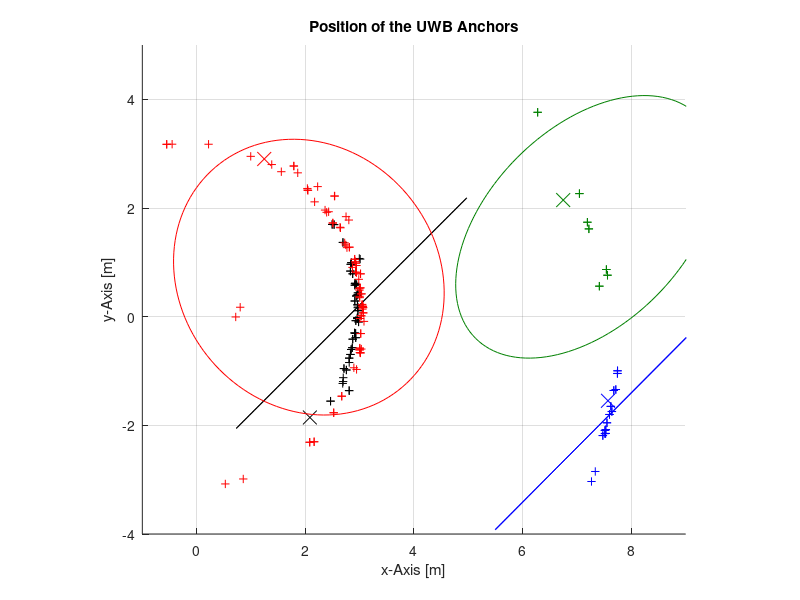
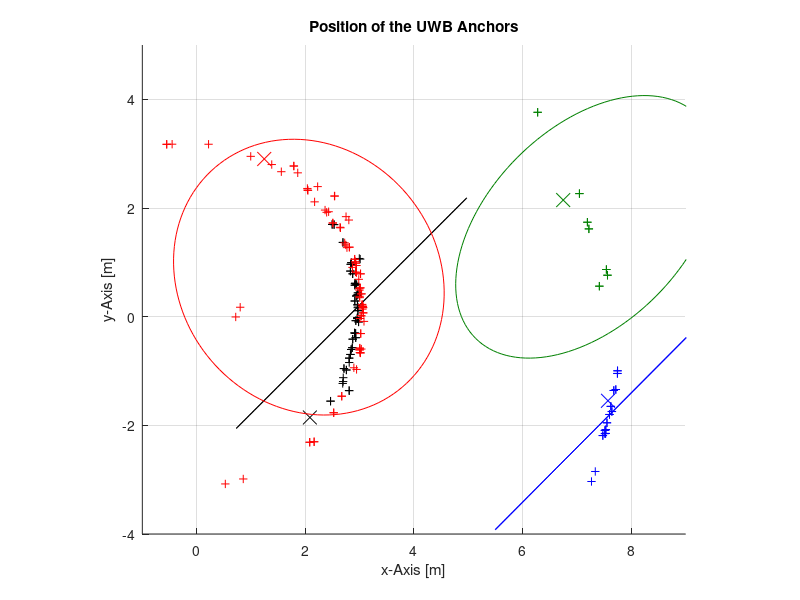

Reproduce these figures in MATLAB, in order.
close all;
clear all;

gr = [0, 0.5, 0];

x_min = -1;
x_max = 9;
y_min = -4;
y_max = 5;

% 2024-10-04:
%x1 = [-0.9198340787545334,-0.8465898467499947,-0.8866808587564851,-0.9018771454954714,-0.8595862201155208,-0.8159032290871387,-0.8801953088031179,-0.877600398953118,-0.8537776077950215,-0.8460956544309719,-0.9266829818788902,-0.9577718072188074,-0.9325478974897311,-0.938827818330552,-0.873945871024185,-0.8632237960806591,-0.9175065554651939,-0.7782834679196898,-0.9077842177293819,-0.8364860273745064,-0.7655066288957648,-0.7593267518397042,-0.8339347630166684,-0.8656570747615703,-0.8786273656182989,-0.7202651654322044,-0.936927767917141,-0.8640031733585072,-0.9130225802821311,-0.8079651322632716,-0.9378419214021667,-0.9005261120874996,-0.9612731210373818,-0.8701449712857215,-0.9367377648755076];
%y1 = [-1.1450934689695171,-1.1885843119271702,-1.1278269411428703,-1.1631661338642223,-1.1864439387968104,-1.18070655169846,-1.1767470452683446,-1.1617560059210388,-1.121709918713124,-1.1749129256553077,-1.1583048526353243,-1.0994074620034395,-1.1540881233163174,-1.1405919617904343,-1.1537375791871167,-1.1753751495130502,-1.1914366378886874,-1.2458725098534624,-1.1956815787354518,-1.2335894358062585,-1.2193178242161007,-1.246008299063559,-1.2089484118596212,-1.1764985529821321,-1.163086653401064,-1.1706230119254053,-1.1397280732612138,-1.147912020259231,-1.0971744204549723,-1.1833747123241607,-1.1182395412991113,-1.2024217365593655,-1.1127861142966848,-1.1329783501240445,-1.1710619907290494];
%x2 = [0.083379954251565,0.3519886438888889,0.16911524542387282,0.3415765411637067,0.2745741171716098,0.0720158555541632,0.15367520309937477,0.25241884101132905,0.14069334090627805,0.165692303180648,0.13884748759788745,0.026782180073187452,0.1707396792128379,0.3201119102972446,0.17712320535286064,0.2438638266067794,0.12936710579579597,0.3195589179470839,0.23593024402204943,0.2575668701961923,0.29268333923551376,0.32886000420762845,0.29191527393330763,0.3840268124447877,0.05458871706113877,0.22776407683457134,0.07733916808369709,0.16766492926880688,0.3223577741360024,0.14676628472212436,0.18554737365743615,-0.0003649061291930381];
%y2 = [2.059642451090125,2.019230985106214,2.022733194171977,2.027757051511316,2.013196944918475,2.062012188225443,2.0301054706136754,1.9967890359898086,2.051048002365438,2.014752693159672,2.019229289191664,2.0524255610921163,2.0049034865240443,2.0214156617202876,2.064479479037655,2.0011520772738676,2.0427716066719284,1.991570676639775,2.0368084284780927,2.0254378623552673,1.9964718672257091,2.003873244976571,2.0235349013445614,2.0333339258005156,2.0482057989666993,2.007142259597891,2.0304862045554577,2.040583780943381,2.0059846132874926,2.034912945283397,2.024027907059044,2.079951671563173];
%x3 = [2.955848853797952,2.8620810335680376,2.921461990756976,2.9187259475946186,3.0265107981131965,3.1419071848666635,3.009859059062354,2.997093135847663,3.021702640076355,3.039834360792331,2.99259048930591,3.1561697488269194,3.2077927219019444,3.175030892999262,3.1512155850863923,3.2437192940470503,3.171363351066106,3.1882808965929175,2.8586094609157864,2.8856525782339966,2.9693053828444644,2.9759123766101396,2.9522109469517677,3.0209307094411857,2.950368388752721,2.952857652652461,2.9080677308678613];
%y3 = [0.7467652011939541,0.8222703449659894,0.677546330799972,0.7102993596347928,0.5450363857055549,0.6137296144145997,0.5510891035786193,0.5524682140754492,0.5465732179347804,0.33235582900236654,0.5201498493687543,0.4243554174636181,0.4718410944378435,0.49588386606226,0.42508250919400614,0.349246508455115,0.6099120789911175,0.4472999799229648,0.8514221017704013,0.7841421025268805,0.7038648699352305,0.5147234002419806,0.7331232637279216,0.6994641462964385,0.671499631331282,0.810971033977373,0.7698466777422242];
%x4 = [2.158320656417089,2.196794335434142,2.3030478913282044,2.2237360781182924,2.2303612804580095,2.217893426586877,2.2864073279567623,2.1671919889120606,2.2690699102540397,2.261164745992411,2.1310590871541826,2.134469850553002,2.2136939155430024,2.255493786796226,2.1957415348427265,2.0766509770035024,2.2164158608789624,2.216257976049579,2.2079993623863894,2.2298949065562765,2.2524027874208303,2.1442410646333396,2.1787503748105475,2.235646585529491,2.33288102686239,2.2190443486654297,2.2622949547910705,2.228939314041421,2.144616287968883,2.261566742006765,2.1933897459441725,2.1660178762751556,2.1753133801336286];
%y4 = [-1.4035206750860802,-1.339787289624248,-1.2208857493192031,-1.28719163372242,-1.3029749933818697,-1.2796859473229865,-1.246394508529289,-1.3684134884319548,-1.2482567658045836,-1.2474929395658632,-1.3842611428276836,-1.3897249815586228,-1.279510426321576,-1.2188757146015754,-1.3260056044105635,-1.4952009182156447,-1.2682624495487334,-1.255404345345409,-1.292147451856866,-1.2837485364383392,-1.2384065602382555,-1.3559287171939705,-1.354783044087578,-1.2750764947768372,-1.1758811792299568,-1.234521284260731,-1.2880596036383858,-1.2778798887106555,-1.382199441406799,-1.2424312696190098,-1.3451000653313228,-1.333470053396136,-1.3544808679700335];
%anchorTruth = [-0.9670285524110119, -1.115298895998488, 0.41976442986730755, 1.7608554426565388, 2.6605936288136114, 0.6909008300071113, 1.8171807286929316, -1.7764722462193185];

% 2024-10-09:
%x1 = [2.708719957876539,2.8805741201980486,2.7156510412904256,2.913844100281679,2.8142438735422868,2.926371176968426,2.9227528161655334,2.7254061391611972,2.852636465039579,2.8849649892402285,2.73951016106458,2.8715871440454146,2.762668187146525,2.782914029412006,2.616872903248357];
%y1 = [-1.32719672724365,-0.8203312538540567,-1.3372933120952804,-0.8196227914352285,-1.088278382153147,-0.9466086154790256,-0.9117560142235865,-1.1979807344671474,-0.930619104354776,-0.9983162193966816,-1.204514213757643,-0.8700476751078094,-1.1686107014324498,-1.1092520922009474,-1.4913058905120404];
%x2 = [2.9966647221132923,3.0367251498644765,3.114451649788412,3.262539132114943,2.9238419359918084,3.524035171808983,2.8526678333528683,2.724387410794566,3.059501921900614,3.0683260523974014,2.8927031983522027,2.78228762460508,4.0552448325733295];
%y2 = [3.631731653155755,3.627096627087673,3.5387922544582198,3.4620856651364336,3.727703229868859,3.133946098627567,3.801712837949972,3.8721223360955164,3.574902198861938,3.637285858079114,3.7490006870553447,3.87702551814795,2.6956479569995357];
%x3 = [-0.9789964455488572,-0.5799571638629435,-1.4255485663008918,-0.9748291970840093,-0.7085721946665888,-1.1489281566118839,-0.959789901015973,-1.5890355628260089,-0.9364906911506288,-0.049650458523930685,-0.6516206243804218];
%y3 = [4.141774175367911,4.216907459316588,4.008362511964313,4.146598972444581,4.212258177216724,4.106940257365706,4.146574445865993,3.9537010321363057,4.166537458885786,4.2473295210408235,4.1715603449813];
%x4 = [-1.0367223692278027,-0.8180555726568708,-0.7903834516289572,-0.7890913471803842,-0.864484779973942,-1.0629847921599986,-0.9028724392328427,-0.7843508724742971,-1.162594135334551,-1.1558685446938834,-0.7640446089397396,-1.0259736212486177,-0.8288836888966065,-0.7544667721182877,-1.1223993488730017,-1.144942517876225];
%y4 = [-1.4985168900725643,-1.5675323324516588,-1.6033203006387167,-1.5723429909708981,-1.5332696073261571,-1.5191633207225275,-1.592436823836354,-1.5865264902457556,-1.712962144515207,-1.728049338349936,-1.6013374617734535,-1.525014206576117,-1.560727963823129,-1.561327160443296,-1.5879269781036496,-1.561155631704978];
%anchorTruth = [2.5630841778782996, -1.3580147493403998, 2.9464126755035194, 3.6795168541642895, -0.8523943203633499, 4.1839853667673, -1.231541426834111, -1.5125745508132347];

% 2024-10-11:
%x1 = [2.2447879086937252,2.277516062011205,2.261417906710736,2.375949744803681,2.1824757152008276,2.2098446205022557,2.292741840773509,2.175145163786462,2.292205361665086,2.2615427024135104];
%y1 = [-1.2088343588538888,-1.132804165970375,-1.2266210302407181,-0.9667976707199871,-1.2675067805973697,-1.234830547780368,-1.1136850639182778,-1.3087374510877767,-1.0965585081084648,-1.1706330658043607];
%x2 = [-1.3492870216458894,-1.2046787134644903,-1.1219528576082456,-1.3340846442458782,-0.7318407555217094,-1.3632132357538151,-1.5456763157245907,-1.126953194440105,-1.3601857370747643,-1.260219458646271];
%y2 = [2.3506619802626187,2.3979641351441514,2.4311959536210006,2.461425078594944,2.635120952009554,2.434285459317437,2.239567435381078,2.3798136107521453,2.346614145592933,2.408485375843474];
%x3 = [1.1499221645594113,1.1437509843583118,1.031002198271041,1.1515957226279019,1.3773867118193175,1.2374005347096448,1.4525364291850185,1.4046083501801,1.3608221341136901];
%y3 = [-1.3436114320290304,-1.3351564525192157,-1.5366164956718307,-1.329303073066122,-1.093443241256978,-1.2966492677844563,-0.8857346928598101,-1.0922756314622577,-1.171023729474499];
%x4 = [3.371990434452302,3.4826724303194254,3.174526060042085,2.6319099033787348,3.4835811455660126,3.4395348788569238,3.461178944819943,3.526284895904164,3.5145533892664247,3.3998181250515613];
%y4 = [3.1379547522056215,3.0548493057552375,3.392343217983861,3.8167473720025846,3.0478067931520023,3.0982586201458218,3.0555872886864215,2.987814154779483,2.9803741965132917,3.1528650594184113];
%anchorTruth = [2.1064062733943754, -1.2588366872347918, -0.4975648404024999, 2.7376125341719444, 0.20755819566353723, -1.8171979002872012, 2.9713341258014054, 3.3379049925885935];

% 2024-12-12:
%x1 = [0.2565309508383575,0.3972103908271297,0.22846064393110713,0.6200320989944361,0.8847410497872268,0.9883611094832409,0.9319566695906908,0.9899297343698608,-0.32573581066428436,-0.22723385101189184,-0.21098648699147815,-0.2805023191971307,-0.35766083830504436,-0.36426458217393115,-0.5361511912006899,-0.6172864210239155,-0.33936871297477267,-0.5307354324555301,-0.39396792031386113,-0.6109279105377505,0.21584840634763522,-0.41727686779678197,-0.27771187008783127,-0.31638546232261866,-0.29755587502830977,-0.3710763968760563,-0.3769887587786366,-0.22451836309956635,-0.19952140222599846,-0.3303803534860445,-0.7121373467949429,-0.1584522675468485,-0.27564482378145627,-0.4206475801255061,-0.3345686166928983,-0.5405706235862703,-0.4127181404661238,0.04715062655751849,-0.34977285651387446,-0.5296576387104732,-0.3474271662392245,-0.28654441490167093,-0.4475205439106605,-0.3471691310473168,-0.25578850216457466,0.6612940212290532,0.7592348969586159,0.05306071249482734,0.15224978543662404,0.25745223926447025,0.5998563130159026,0.7503394993950608,0.12059890347001884,0.44450914341683584,-0.25819283085628075,-0.401001486694604,-0.677271765078676,-0.43813314719725605,-0.5315026083579272,-0.7377060139514786,-0.4772111544893517];
%y1 = [2.574867706041783,2.5032839969521867,2.6074921573566865,2.5105274960446455,2.422779386365096,2.42653886043889,2.4553978579217954,2.421921627182356,2.4649226720881496,2.441572427600194,2.5034327143397146,2.4468421718115745,2.4623186707203852,2.4408302393322754,2.4256328158473397,2.475561226629753,2.4458554191437814,2.467880833156974,2.4008354769227394,2.435384364637318,2.4739659207700373,2.462508835591723,2.447763143292396,2.4482212699960963,2.4420782660803004,2.4250062266077084,2.4388686695238424,2.4557644064222806,2.4850575423779198,2.441923180692858,2.4529824626167405,2.4440430471486523,2.4873493024461584,2.435495488523979,2.485228645591058,2.4679009214403322,2.4247876608931365,2.422622382425623,2.458969471486917,2.4364423271223994,2.4241678017879917,2.4623147173219064,2.4037351869330665,2.4738986928066122,2.4720403670870787,2.423149787737897,2.458015785729992,2.533856417855941,2.4796328399992205,2.538001433950491,2.4527148878187095,2.4147044547755128,2.7070878134874756,2.7532685060240185,2.753969356768127,2.583465619772088,2.6731765263945624,2.6245888909106805,2.6248015065970476,2.5858591453071917,2.5819090835878185];
%x2 = [-0.1390112816659683,-0.1282519806615436,0.12003255809979649,0.27103522608614194,0.25877169477954853,-0.1899519890696546,-0.3736645158728592,-0.5216396132467436,-0.26002926868659604,-0.5160834175010879,-0.3261761191856976,-0.3483897516235883,0.06550025516973965,0.7817119582569851,-0.041738591932750924,-0.04562942503323818,0.16745562711912285,-0.3656862087405941,-0.36016511375631316,-0.4218915822601634,-0.5170997117015688,-0.2272265747658749,-0.6768279706788913,-0.4549170163770939,-0.45428184977625846,-0.4742433084575566,-0.44254151417640764,-0.5141650080067676,-0.5714448656460981,0.06656274966215357,0.04820677298518383,0.12440352634420856,1.1930886261848497,1.0566451224033238,0.9046945989068382,0.355407633796942];
%y2 = [-1.9195131902148548,-1.881112323158359,-1.9078168996225466,-1.8450289913759672,-1.82475018674964,-1.9264796892932017,-1.829340886338671,-1.8728812607850012,-1.8739941598675365,-1.8697374450974231,-1.8703181735962555,-1.8875210788365213,-1.8723924570560118,-1.6812544828684832,-1.9013527959557597,-1.890924216154509,-1.8678626626146522,-1.8233551032392474,-1.835818671195614,-1.8091686222245318,-1.8103790061809204,-1.8338609876114418,-1.7789313256889674,-1.8526217852103606,-1.8019174031607497,-1.8295516172655197,-1.8135318853388385,-1.810433528076764,-1.826129569898184,-1.880416010437515,-1.8909255731802859,-1.8839290866882548,-1.2542421528563155,-1.3459418642405498,-1.4345151767896491,-1.7811561465688635];
%x3 = [4.264344859504746,4.17249519967673,4.5335681800321455,4.6385350954987885,5.108233580852387,5.130961134650444,5.227147731644926,5.121292337103349,4.3665677458538354,4.264246967990312,4.659752662730884,4.253448098024848,4.346261889389753,4.354800449427269,4.168600270204168,3.9257491813489023,4.265292362999696,4.197020134805571,4.747607994178817,5.303549990549735,5.09367864145248];
%y3 = [3.080319662559759,3.291110258295573,2.735124079436416,2.536185612273108,1.8421682172872194,1.797129484913482,1.8087733810855822,2.015185509355419,2.9531662284545503,3.1459099783497715,2.4147784052958485,3.1476440058401263,2.9597522407762766,3.007571358932485,3.248160513222316,3.5622407213165057,3.0738129499876257,3.228237017526479,2.339292768720895,1.4082554622488397,1.7452108471943168];
%x4 = [3.65292182953461,3.623543393376943,3.5458528563841702,3.982904952626161,4.141327022657035,4.112660818271795,4.174039156750666,4.042973958900761,4.095725636955753,3.710378395311192,3.7146963858573465,3.7604096081072758,3.8468942260578816,3.796385309117947,3.8755447959225275,3.6274065452139514,3.9381791214466606,3.7152353889455396,3.7644018226469527,3.8472982793896704,3.7820406287850274,4.131182064693328,3.9222936936663912,3.755725415857514,3.6243371376939315,3.54983628997638,3.3366533477475677,3.5473052240274545,3.8431055636730864,3.6448440638121102,3.1583768342361536,3.6665613998039146,3.4667623669705776,3.4792910505997092,3.458094127143117,3.4160204338722995,3.7886996136936566,3.7040112918797945,3.59377215282098,3.4664435636440825,3.6278050022812813,3.563736423707914,3.5946105439519145,3.2200241704605177,3.569573084534219,3.8645316878163345,3.836078874872106,3.85867299709014,3.713708487300055,3.533538720967082,3.8210451711380955,3.710968206111845,3.946068909697846,4.131589302786539,4.17301283337738,4.212636246089913,4.030016252263014,4.082009541886091];
%y4 = [-1.6262272195917096,-1.8052838942084202,-1.9447055183760615,-1.1900915771817824,-1.069632478753156,-0.9298166602512903,-0.8927609615023114,-0.9223984863253707,-0.9139902165005869,-1.768849374970583,-1.5983353411011452,-1.623731013669578,-1.3591617014857083,-1.4496886095843893,-1.1233822806446399,-1.7803464018735566,-1.0176783794082869,-1.624171688003779,-1.457948272396607,-1.3569399239428057,-1.4680206555332627,-0.9636331361100167,-1.1314666706108514,-1.4784649978832523,-1.6990386200305885,-1.902574843106999,-2.1980635834947795,-1.7850299679407198,-1.3816328476274198,-1.459140746303811,-2.3812379320065293,-1.6367217908458807,-1.9954760746874565,-1.8597246798600533,-1.8351489496575513,-2.101206393520099,-1.4795986800744167,-1.5407352144062485,-1.794205715899749,-2.0056702216853246,-1.6514921435677012,-1.6659267923869467,-1.6607074052593025,-2.2610133122410474,-1.9289112548691343,-1.2538204238882604,-1.260528085507641,-1.276114483949074,-1.6640124751309726,-1.9331455364018124,-1.2803918623868575,-1.5287555475292127,-1.1637683666440408,-1.0030832128333067,-0.8937781343812817,-0.7925240300414325,-0.9965710732032522,-0.9874488962713938];
%anchorTruth = [-0.3798385067377501, 2.4358729085912505, -0.22007634575127638, -1.8183897373888818, 3.807612861495501, 3.3822442918908, 3.681120840093124, -1.5886253934775008];

% 2024-12-16:
%x1 = [-0.49475087526805583,-0.5169315758285251,-0.5478686546836193,-0.6977172809147175,-0.8111549024108341,-0.7679157840953522,-0.7206110159223391,-0.46867246088368575,-1.020984674248559,-1.0107198192746536,-0.7584395720057302,-0.7635189048457822,-0.46237343281484894,0.28236575343603926,-0.4403206300271683,-0.32355890240431245,0.15287889008308522,0.5982699842151077,0.32773897510182065,0.8600639363603859,0.13063241628397437,-0.5083306449647025,-0.7046777748951716,-0.8432978697696067,-0.46788383465571415,-0.7420008951034053,0.019319963095522086,0.08042992766595514,0.42209362659568694];
%y1 = [2.1285450678214164,2.1649511546481324,2.102609756278518,2.001549843050652,2.0858186582482174,2.0564897539314764,2.0658739638884405,2.2428984009581643,1.995530281323429,1.880240520986169,2.047832120513709,1.9095467104151187,1.971373183149647,1.961832175100243,2.0708447365622193,2.274307999157619,2.2052422051673486,1.9726424320986635,2.2014588746180808,1.7834482707993768,2.2639397727618014,2.1147626761438802,2.0546292664282575,2.0893905172891474,2.0041251034620338,2.082986017441178,1.9259209868433298,2.1357460286035503,2.263255502258442];
%x2 = [0.34598683335526914,0.11050430436427576,0.19006730348863574,0.10432196924749873,0.11143717420995904,0.6164806590420344,-0.01521976455486945,-0.1619105388761488,-0.3177952331915591,-0.08107412229924585,0.07673451541069318,0.05285166297864054,-0.1928276726413187,0.2928368529516323,0.41760515288599537,1.4220763743877076,0.20833217965927509];
%y2 = [-2.4177395930171253,-2.429437764812207,-2.436953196393044,-2.4279123763089405,-2.4342153154328456,-2.3119167898507227,-2.3937028002683705,-2.4122517249958277,-2.3886087515617627,-2.4219169756743857,-2.3891855277867764,-2.412577200011979,-2.4225465140482214,-2.4111552630653965,-2.335864182722216,-1.7732651230089842,-2.285115482205431];
%x3 = [3.669719144161981,3.4351808521950993,3.4607012521598524,3.602012964960317,3.7100364162470014,3.643076291711085,3.609345113621575,3.586410125407639,3.548013063843471,3.495181245081534,3.579795967976194,3.4508696424700096];
%y3 = [-0.4133009979735091,1.4663852851975472,1.4505549248726681,0.32237464788590153,0.1461821118323909,0.6882465190904901,0.6427839901905771,0.846734947108231,0.5839233191715819,1.3242092860080017,-0.16659657025322794,0.30718730918237047];
%x4 = [3.7432097202587626,3.756042985525364,3.7381256311193463,3.7305886709854263,3.7167338749479266,3.7719379062803107,3.9238647908306605,3.8046765476951285,3.873486682457336,3.9453107385569415,4.021336900412196,3.985667050336405,3.978763796179166,3.9671562418845383,3.972338343499791,3.9508244601637488,3.932288416329281,3.946766533253645,3.9526826435531066,3.9448780541386,3.9901198213156808,4.001173525215478,4.014914444437529,4.049814902250413,4.021704792101519,3.736348793819568,3.727377142949964,3.7597391743953468,3.720507817583062,3.6871667168976647,3.7071272929899055,3.5195040387395693];
%y4 = [-0.8485058354789163,-0.8482254863923191,-0.8879093829767126,-0.8765839890674548,-1.0417795953255171,-0.8780143983911755,-0.689544153446461,-0.9193731183294304,-0.4246166091058727,-0.4486735900717417,-0.4236046709562192,-0.5013407082782592,-0.4993956119518618,-0.47071373109306747,-0.501604653250305,-0.4185869984286153,-0.5718307598143533,-0.4220366672750418,-0.46287832190002576,-0.6003920242180754,-0.5068103130250381,-0.480448063063163,-0.5554996551654591,-0.442809528192738,-0.46743803996916256,-0.9318422698827138,-0.959573067325298,-0.9248534435540189,-1.1153027355244811,-2.060171097522624,-1.9108110321337708,-1.8965718703565912];
%anchorTruth = [0.012774054348750355, 1.9309783196797503, 0.31274290994328013, -2.1625287707225005, 2.4341516409435293, 2.0356466703543674, 3.1363180532654167, -2.4617101085539583];

% 2024-12-17:
%x1 = [2.2540954586414506,2.252280283507787,2.332811626217817,2.332811626217817,2.2200759152977896,2.2208202725471553,2.226081846770321,2.22686153489217,2.2822154664485725,2.282078146219702,2.0631093258451694,2.0631093258451694,2.2427569516924977,2.2433996299488403];
%y1 = [2.6535184938743894,2.65095983896019,2.5741035447779,2.5741035447779,2.7066548036304354,2.7081702061194317,2.6727226570318403,2.6723330894124064,2.61738054455014,2.617555751769559,2.8196901491192796,2.8196901491192796,2.643265489154295,2.638671188998365];
%x2 = [0.7292602293385825,0.7292602293385825,1.08619785312744,1.086365658967,0.6275430549025933,0.6256060636360117,0.7982292965373916,0.795551788815227,0.7179601410070166,0.7271031760518758,0.5176920566363601,0.5185956266857961];
%y2 = [-2.5010862956391304,-2.5010862956391304,-2.333352938767039,-2.333363318108133,-2.5649521056117,-2.5631579161397333,-2.4801852409321667,-2.4799478104684094,-2.5089616321840245,-2.5069810717211807,-2.590117412832089,-2.5893391130043173];
%x3 = [0.47933073986621566,0.4768350435937064,0.49311730513059215,0.4959792714355145,0.1793328710604097,0.1793328710604097,0.6582460006871207,0.7251066074942774,0.5799781199269287,0.5833594684322181];
%y3 = [1.7397010045400485,1.7400255641639433,1.7392359768746402,1.7382598549414086,1.7839955835176953,1.7839955835176953,1.6276123455294962,1.5994467965280244,1.6762005814348013,1.6757898759913277];
%x4 = [1.9282782234073004,2.242300416933349,2.3896989440154535,2.3871477606179363,2.4423174651134945,2.440164769542732,2.655432023664599,3.183210966011141,2.2923978889985372,2.290971052193723,2.677506061981951,2.684336829824189,2.326841132462288,2.3268413727886204,2.573999072291985,3.031328008065151,2.586381423637874,2.5860027504097984,2.1930131973011906,2.191927658072026,2.160907242751716,2.160907242751716,2.408360102864314,2.4102747644351363,2.892607838020189,3.3931033942625417,2.4483890193463083,2.440691457618147,2.674510622103979,2.8578277232711717,2.533662950882726,3.2875853444464855,2.689641873267521,2.692210052579421,2.41368884818172,2.41368884818172,2.4968874101794856,3.4126752727261978,2.6124240827753327,2.613157627335107,2.5875507365574353,2.7280286175210566,2.6126511294616326,2.7961282537187446,2.3072470061750754,2.3315320679763656,2.0360138165119386,2.9629073902289855,2.310753788667547,2.489248814572266];
%y4 = [-2.9823486360491374,-2.7378405225348237,-2.6228582499787363,-2.624376207409828,-2.572598707989571,-2.571520614284782,-2.3284584775453827,-1.5298884597705737,-2.6905889154109124,-2.692208468226244,-2.3037023629740263,-2.30760757973891,-2.6627859701548786,-2.6627857336594407,-2.4548246815421515,-1.8880549177637707,-2.4259626936292134,-2.425141678668584,-2.7858132841417227,-2.783507733382891,-2.827458579712043,-2.827458579712043,-2.579396976027921,-2.579300032899565,-2.034736716130992,-1.0241964466699862,-2.5117632089081883,-2.516921643554556,-2.318851796612082,-2.053771457566122,-2.4407614128196755,-1.2118944239043783,-2.275765853701661,-2.270637508735123,-2.601815752283333,-2.601815752283333,-2.4908997658238787,-0.56646347767665,-2.3650229074199074,-2.3632160795800927,-2.4290681297066956,-2.269033619527355,-2.3796179969693783,-2.1502991812074317,-2.6881361394972534,-2.6709783534304017,-2.9100209720355195,-1.9688484000077389,-2.674822548573649,-2.5273473379834233];
%anchorTruth = [2.612723594239688, 1.723072990058047, -0.3134113619833333, -2.6455925340950004, -0.17967479688202104, 1.6819714313935419, 2.21750756963675, -2.631406587184091];

% 2024-12-17-2:
%x1 = [2.0089992997978676,2.397403871997571,2.0645564518998616,2.0644774393277565,2.838209928306099,2.8398415456681385,2.362523904686473,2.362523904686473,3.2767011610993273,3.2759300172214827,3.1335350179798893,3.138936358458904,2.221754373647792,2.2133981316484106,3.294151830453428,3.294151830453428,2.4812340187176316,2.480227837513544,3.0158981173745985,3.2000852369002772,3.0031322121138024,2.9997187695923255,2.487689379449188,2.4885064908767727,3.2688644474086046,3.27260115741555,3.1424838719116788,3.139119247974039,3.2872482482521965,3.502005637001149,3.275655128874744,3.275655128874744,3.3126392619683562,3.3092525882452066,2.871723266404158,2.8648558989140027,2.932018803341043,2.9360696239079056,2.8810290654378816,2.886094125900471,2.435832800255692,2.440248169063377,2.834181271535273,2.8310684643163158,2.3886873692238697,2.707733328227895,2.0146944208307587,2.0197529337892997,2.080528252422097,2.0950842265793996,3.1696958529355945,3.176426902277291];
%y1 = [-3.5499590105667194,-3.296408952070228,-3.480882193374988,-3.4830735497319085,-2.8730563046804556,-2.8703827990226025,-3.29871159033944,-3.29871159033944,-2.485740953472268,-2.484437661808149,-2.6573601876252835,-2.6541368133230674,-3.459352294506351,-3.4623724940412095,-2.4905618632484763,-2.4905618632484763,-3.310518507303631,-3.30710652306341,-2.8415910299664615,-2.63008445533444,-2.8077269689663646,-2.8100714522528865,-3.330859550671788,-3.334067936813663,-2.4575836404920315,-2.458570531565404,-2.6738996718475874,-2.6753798707776513,-2.4124738281142273,-2.081763059465498,-2.421043614956427,-2.421043614956427,-2.419868050770544,-2.4175728364021514,-2.9129332224703943,-2.9142354725289366,-2.820755888791997,-2.8199511335888676,-2.885569256502391,-2.88509728598674,-3.3541557970128593,-3.3540918147037075,-2.9589728168196383,-2.9551084241410637,-3.338409512662179,-3.083529192908,-3.6313593286049626,-3.629821770682451,-3.6057377081463042,-3.598345791106485,-2.603293172120865,-2.595842240882992];
%x2 = [-0.6579045528699654,-0.6586134327369666,-0.7593299359152423,-0.7598272096126442,-0.7571138127243529,-0.7534563773691715,-0.8157263285345621,-0.815626201666567,-0.7222156750776495,-0.7263946973235197,-0.821502311932203,-0.8254829839334112];
%y2 = [0.9476284869181694,0.9492572019459615,0.8979119621902719,0.8962896863523298,0.9106285855540801,0.9106011191549683,0.8406626840725572,0.8417387104803534,0.8719419486699609,0.873503313039358,0.8298204441063203,0.8331902128865726];
%x3 = [3.7137111689736546,3.71216683148778,3.842143502211246,3.843074192673526,3.8839016185077155,3.88627043015486,3.8707009820655607,3.8642424096246453,3.928526567991914,3.928096180593149,3.9063339611778494,3.907870579095886,3.8575218188129856,3.8599293899478733,3.9405309329013503,3.951032700047763];
%y3 = [-0.04506429643206838,-0.041484694496181446,-0.07123256723769258,-0.0728097193867086,-0.19286280804012124,-0.20099097272356936,0.005249370992732948,0.011016382368026656,-0.014616969669007204,-0.016895977260226326,-0.11955394384057288,-0.12097277122911337,0.008839739703212446,0.00929623365556419,-0.087765270345802,-0.09657856458117133];
%x4 = [-2.0390804412379264,-0.4788646263537498,-2.0593039712331245,-2.0593039712331245,-2.0969575324066407,-2.0969575324066407,-2.0319697778426007,-2.0319697778426007,-2.0348846461116947,-1.4121834541202845,-1.9982510624985446,-1.5867775004371751,-2.1165540748584943,-1.8945304523719342,-2.165593004284417,-1.8234145914374131,-2.18010940106092,-2.18010940106092,-1.9132395412724885,-1.9124601661873908,-2.2093395938962637,0.7125042166322317,-2.131123468437427,-1.9987733825726772,-1.9045049563705334,-1.899641935108448,-2.3043585842421765,-2.3030448010725957,-2.3776761014622627,-2.3776761014622627,-1.8963706073076296,-1.5301698704229834,-2.1919499537205835,-2.1919499537205835,-2.365140794906593,-2.364383926145651,-1.3589507621524588,-1.3790727555900804,-1.334218333475348,-1.226946048556886,-2.0655600304805506,-2.0655600304805506,-1.7568517710556186,-1.7568573324892789,-1.42381446655352,-0.8918854643782168,-1.5205767800420633,-1.5192366683756493,-1.3718926330274115,-1.3718926330274115,-1.6073503988157358,-1.5945076573483241,-1.0702839966670061,-1.0702839966670061,-1.477237186986477,-1.4801368778609012,-0.8134002334735907,-0.8129386505903174,-0.7839517872656014,-0.688765865121463,-1.1000145548561824,-1.3282365372259264,-1.1425518221532889,-1.82179563118426,-1.7833706585069282,-1.3686032940957134,-0.11118062098149581,-1.285066900230924,-1.2808286636654869,-1.2190852364049067,-0.043040357892830866,-1.0742322227237264,1.1869113099688804,-1.4038512539804051,-1.3910485932993297,-0.8196088661848747,-0.11815084700009941,-1.0462633292648003,1.1238121849219311,-1.4190473567007578,-1.1855055030516326,-1.078942983892057,-1.0725602577465858,-0.8723899389631534];
%y4 = [-1.0155076907181058,-2.140239860075905,-0.9200210802661695,-0.9200210802661695,-0.9054684969003611,-0.9054684969003611,-1.0210930308992228,-1.0210930308992228,-1.1142996514635204,-1.7880806498347235,-1.0827873860942943,-1.6442917999428008,-0.8900015252051253,-1.2837179573136313,-0.7131765262536276,-1.3851403589134155,-0.9355973960158078,-0.9355973960158078,-1.2464052224702742,-1.2442837748707944,-0.8202237156090879,-0.0005415130026233976,-0.8938875736766235,-1.155639875436147,-1.2259344303409891,-1.22508457130632,-0.42502726100027877,-0.4347067769553336,-0.3467312493473132,-0.3467312493473132,-1.120619968115361,-1.5808025145680142,-0.6845623999292013,-0.6845623999292013,-0.20280605238021915,-0.20756267523139793,-1.5985273806816784,-1.598072124582071,-1.6663495043790104,-1.7643409608319784,-0.9611643140784142,-0.9611643140784142,-1.2564157356947816,-1.2564102100814867,-1.5940255426636922,-1.8966799421907476,-1.468818701511474,-1.4685729435910382,-1.631607383678428,-1.631607383678428,-1.4326828285364936,-1.4463864204281502,-1.7246395881522112,-1.7246395881522112,-1.5569381178450241,-1.5572161664438424,-1.7757078622806164,-1.775836046181834,-1.7926344282761053,-1.8433773901276522,-1.6839818779835047,-1.6092255371211657,-1.7711750343342172,-1.1919693883220348,-1.2495084035550925,-1.554781311690963,-2.0351130611751307,-1.63857551265929,-1.6398131847450317,-1.6378205553576657,-1.980516137810596,-1.6727873400916002,-1.3899349635058214,-1.5492033352898256,-1.5647794704299818,-1.7854814068183273,-1.9650964049022897,-1.7529389049740958,-1.457713463421678,-1.5442841356941335,-1.7431018332094357,-1.7276193608084554,-1.72533589848594,-1.7861694973766875];
%anchorTruth = [3.0697119611410004, -2.5134033965199998, -0.8507831037396838, 0.876577251194853, 3.3394167911369994, 0.21354459881699966, -1.1513145959480002, -1.596852196172925];

% 2024-12-17-3:
%x1 = [3.2813381415908487,3.2814562509689638,3.4254488274925627,3.4254488274925627,3.3333255784491604,3.3333255784491604,3.4786953084156464,3.483471285173007,3.3805414354996737,3.375489393345349,3.024983644870062,3.024983644870062,3.641497375716792,3.641497375716792,3.5927977404701794,3.793776801948813,3.427152747433974,3.422979998061853,3.4629594298973663,3.459328059220174,3.3918778610987026,3.3886358277004356,3.121142470550242,3.121142470550242,3.0135793654312875,3.015187980482934,3.701262158698409,3.699612277460266,3.5434767492818486,3.543117672075608,3.4357614486643744,3.4384692825994287,3.4546370066648016,3.450573393563017,3.3896992397741883,3.394262692649196,3.3404892953354786,3.3404892953354786,3.450758599265599,3.450758599265599,3.573346415132177,3.569938740614549,3.3743210797026437,3.3743210797026437,3.571456309857344,3.571722910732796,3.2521555973244176,3.253878742875416,3.419037143004316,3.4267544466736455,3.373693452564428,3.373693452564428,3.4949675090275836,3.494224791634452,3.4361655815318572,3.4341285680305034,3.616669529271161,3.614994638597536,3.2494008443011158,3.241407264324683,3.3847391354129317,3.3846263051430223,3.381538575672064,3.379660880231172,3.4171877047735095,3.4191909838781633,3.7909206106733944,3.789461583228347,3.571731475531911,3.5740602030032798,3.852193403908368,3.8800783400388132];
%y1 = [-3.0641712806583428,-3.062955888502381,-2.9198507734656083,-2.9198507734656083,-2.9964396005284097,-2.9964396005284097,-2.801371378585477,-2.8045256363047453,-2.9615796567482664,-2.9634689439016326,-3.2825851213387827,-3.2825851213387827,-2.6676206832419913,-2.6676206832419913,-2.7096458738213056,-2.4217375142381887,-2.917505402777981,-2.918106469714026,-2.8431044516901847,-2.8462907430824207,-2.9431547932096778,-2.9449558184438627,-3.19049385143957,-3.19049385143957,-3.352681372044461,-3.3518550074139895,-2.5700391911497253,-2.569188500884484,-2.7734724292178248,-2.7740742299784,-2.892416137350294,-2.892424443462023,-2.8632222793145012,-2.8624760170961916,-2.9136134048671973,-2.909919158340598,-2.9935733854800906,-2.9935733854800906,-2.8839928865835365,-2.8839928865835365,-2.7308059960055444,-2.731520865015889,-2.963919491963769,-2.963919491963769,-2.7675997889070834,-2.768510253864952,-3.0768012850955233,-3.0799998166821863,-2.8988559559865417,-2.8972860117047246,-2.9330568974560856,-2.9330568974560856,-2.8116015099082854,-2.813280062859398,-2.856199676071799,-2.8543390739574708,-2.6476563855215263,-2.6477322377843167,-3.0845925842710824,-3.0821555990587655,-2.9157491562893827,-2.9190832154177775,-2.8940036180711166,-2.894983503865172,-2.8546745339635655,-2.856743651879216,-2.39620419916486,-2.3963197267436067,-2.7181619049108705,-2.7177544097523105,-2.5377747250868947,-2.5040498271923037];
%x2 = [6.877360273686389,6.885336233495519,6.810766686677442,6.809529840939503,6.846096499741513,6.844695149332011,6.865900801901916,6.861934807245462,6.8220406076968505,6.821955192425761,6.888429446587317,6.888492627090375,6.840132573911386,6.844672007396865,6.832689244428217,6.830973399771524,6.822101607623716,6.8200493117380585,6.867627973317669,6.869856901435255,6.863985354228452,6.863796693811516,6.881530665288447,6.90584465504866,6.865196931779828,6.86570096490085,6.847924119173171,6.848503477152684,6.876148448190911,6.876148448190911,6.860767860310953,6.866549084507502,6.832441505781311,6.8370719730738445,6.883825960320967,6.883825960320967,6.827437412545427,6.830782764593576,6.865049955005039,6.867198961283368,6.887263616509409,6.884551539121021,6.854205989622395,6.8535299720811915,6.865595176839029,6.866664193066608,6.800756059764621,6.802005352070357,7.027247526985952,7.031737269424362];
%y2 = [-0.4427286345632749,-0.12564896653089322,0.35293347841957157,0.3558269773127152,0.5994149523250578,0.6036343623203311,-0.41244011836101524,-0.41419812109818865,0.4366572538313428,0.4389010169319887,-0.27952572999955505,-0.27850818745409234,-1.0982707906782454,-1.0962743788898253,0.30620754700904723,0.30206464676750777,0.29851816547910487,0.29699847742083596,-0.5711964045662009,-0.5727338369527011,-0.08183745277882286,-0.08545738302383422,-0.3508822917037291,-0.10393132948000718,-0.17983523434425294,-0.17423859473141823,0.12661571908819222,0.13155368828824598,-0.24505516322483695,-0.24505516322483695,-0.2829251696628665,-0.28127934294189233,-0.8361558543045424,-0.8319148819343479,-0.09048818120846966,-0.09048818120846966,-0.5887450453684433,-0.5884542711765486,-0.5497770301290348,-0.5501924816203408,-0.21020170411316733,-0.21667224312488545,-0.21882458349669615,-0.21945679823553033,-0.46060691516539454,-0.4578022736795707,0.6353094002428704,0.6321960848486025,0.20267033572329982,0.31646511614066397];
%x3 = [7.909873400786864,7.909873400786864,7.700882063858066,7.703196629517976,7.823035185913546,7.820757934843503,7.822669410930137,7.82200875830118,7.72701804316846,7.725690925934497,7.799495380123575,7.799495380123575,7.807411710502155,7.803232112614897,7.677754536354901,7.677727398616382];
%y3 = [-1.8083544903234825,-1.8083544903234825,-2.4156485064363644,-2.417826713101292,-2.085443999618018,-2.089157595928545,-2.110005845046202,-2.1100645016927837,-2.456150777019376,-2.4602664916321086,-2.1602364941732697,-2.1602364941732697,-2.123698670589847,-2.1255420880773874,-2.60052722231574,-2.601864295082008];
%x4 = [1.8367189635163763,1.7124189757037742,1.7124189757037742,1.4571430092413373,1.4536970044964248,1.4888958573413,1.4888958573413,1.7176914782027475,0.3003604228592484,1.741355368284585,1.6733467129784705,1.6706703871601472,1.615737564447689,1.615628870231843,1.5482158546464124,1.5482295993844009,1.5067133225071603,1.5117806905034965,1.426965951632233,1.425536161185647,1.7844612171957697,1.4998977552433617,1.4976170444640362,1.600052730173257,1.600052730173257,1.372176698438553,1.3857831492612935,1.521621806049847,0.6981330354664124,1.4413208714578787,1.4413208714578787,1.4365929066382852,1.4365929066382852,1.4175330163571658,1.4176451192247468,1.5414171550287497,1.5424471388629488,1.453499775476292,1.497754644312173,1.4529897410103476,1.4431681230742484,1.4650087716065017,0.714172476149684,1.479149626966264,1.4832092058923605,1.465557844042972,1.4646988953347533,1.4889692567368429,1.4889692567368429,1.4568672885516822,1.4568672885516822,1.6337577140119781,1.6355091090565415,1.4786792799823916,1.5132818824260361,1.442959245369122,1.442959245369122,1.4753654597341979,1.4803400742063046,1.4503700061980656,1.5133939879536813,1.5386877872823292,1.4677820821750256,1.4674346897541395,1.4456228988285644,1.4449540346779572,1.4277079106963337,1.4277079106963337,1.4240860143785332,1.4240860143785332,1.4521120813881465,0.7182675894344013,1.4316448630617484,1.4316448630617484,1.520915387931701,1.520915387931701,1.5312005023127675,1.5317848755488652,1.4459580910575858,1.4459580910575858,1.439004436559247,1.437519376696507,1.4739980605325667,1.4739980605325667,1.4404362107200228,1.4369509393385338,1.4666925579003598,1.4666925579003598,1.5151791516802844,1.517510066575331,1.4872600606114723];
%y4 = [0.18893116209933677,0.16693209642370405,0.16693209642370405,0.3211260359866172,0.3271601630683126,0.30314334835527895,0.30314334835527895,0.21200115905808092,-0.5082348891059496,0.2257630713145398,0.24822810549026564,0.24880264575627675,0.19258811771274967,0.19485937400347336,0.26008110451105204,0.2597936174706142,0.23917803680401836,0.22065177570135358,0.31656657084906037,0.3161454275008677,0.19132040376095685,0.2905021022822837,0.2936732984840762,0.2446079552341383,0.2446079552341383,0.39564022229444573,0.37849394667877134,0.29086369281649116,0.14883660579174335,0.37311394736411524,0.37311394736411524,0.386138170361788,0.386138170361788,0.4119428777416978,0.4231160716567804,0.23531557856897983,0.23386685237602253,0.4178233166779754,0.14961635161315645,0.3365658303459204,0.29540323292037035,0.33698114907450294,0.003410059017842977,0.3599417042933166,0.348038387488514,0.34823830362048447,0.3581099913881849,0.34565800213927295,0.34565800213927295,0.34158879748361526,0.34158879748361526,0.23166065613021658,0.23425558773661107,0.3652587598665531,0.21261585730035013,0.35702323381521384,0.35702323381521384,0.27494449899142465,0.24838061247244209,0.34147918852199505,0.3200911336006466,0.16071142050134601,0.34274923266076285,0.30712035442215807,0.35475807882309895,0.36079800668991724,0.40879130471506225,0.40879130471506225,0.3899976235180105,0.3899976235180105,0.32038116867362637,-0.010697245033859576,0.38900027857264524,0.38900027857264524,0.2792520161831955,0.2792520161831955,0.2963681722036652,0.2961475555249443,0.3777564065784649,0.3777564065784649,0.361675222712313,0.36458749840328397,0.35395748669656224,0.35395748669656224,0.39558221188572307,0.39630651460843297,0.3060654117544498,0.3060654117544498,0.2647073040639777,0.2662019615650313,0.48586152373326663];
%anchorTruth = [1.3097160957994998, -4.322653680633125, 6.640689998591667, -0.5041143839166676, 6.702373272688334, -4.5037317763016675, 1.1435327599863043, 0.8927231077882499];

% 2024-12-18:
x1 = [2.9437933572330808,2.9437933572330808,2.8466739292697016,2.8466739292697016,2.528469087500622,2.5295268634844708,2.928618326104235,2.9295402279269753,2.9680299208875622,2.967941524226446,2.6939080015207817,2.6904343105877,2.910816659432649,2.9096308060365574,2.916115165443043,2.967054781028539,2.9587373574284275,2.9587373574284275,2.9663657211236414,2.969571350431028,2.806968440522321,2.806968440522321,2.864306875409848,2.864306875409848,2.9644461500302284,2.968312139818008,2.9548558376511807,2.9573703780579743,2.8302884489506397,2.8302884489506397,2.4938467416394796,2.4938467416394796,2.958805531441736,2.9581011301571114,2.463172260684572,2.465222353028586,2.6977946171503473,2.8074868261630197,2.7110097266751723,2.7110097266751723,2.9261390585757807,2.9248963306006637,2.927467954308097,2.927467954308097,2.8434221073560133,2.843874558010464,2.835319680531636,2.8359663853526595,2.9801749824317403,2.9801749824317403,2.9097576706706287,2.913914802521468,2.8299880191113265,2.82879031684103,2.9147739290348813,2.9151499355336297,2.87140677866006,2.87140677866006,2.904835189472981,2.9073338136649065,2.7551119319042634,2.7551119319042634,2.9374004305547547,2.935025831863142,2.87177079562767,2.872483908358927,2.950897270027693,2.9515059408286013,2.6952067638632684,2.688120509140862,2.9931304421511893,3.0097437509888576,2.804263687226602,2.8097378428902515];
y1 = [0.5905266114203112,0.5905266114203112,0.9934670295711937,0.9934670295711937,1.6939144442211957,1.694544120085847,-0.07374567731036853,-0.07381669292301134,0.4105089389043962,0.41270784337540667,1.3664179529411353,1.3670423648790944,0.2888245614160291,0.28793191779013294,0.6177921539462103,0.4412465764236943,0.21782488029429592,0.21782488029429592,0.10934212220746473,0.11085013415668434,-0.7629735603023355,-0.7629735603023355,-0.5710801484859139,-0.5710801484859139,0.16446509369656565,0.17764387372295726,-0.03411416455880183,-0.03706258139518419,-0.6955284240224968,-0.6955284240224968,1.6973169889397663,1.6973169889397663,-0.01757117224182658,-0.018214523368432607,-1.554875696527883,-1.5543386362022205,-1.1227936066987336,-0.8440333372694264,-0.9552610724698108,-0.9552610724698108,-0.30657477625585877,-0.30976138869298564,-0.3868791320159546,-0.3868791320159546,-0.6039731338497888,-0.6036618054881082,0.9641815714989034,0.9635882199860102,-0.09695128481526856,-0.09695128481526856,0.579547412073598,0.5797926349357219,0.8397836045975292,0.8382659731045843,0.6090069565782801,0.6098100645069843,0.788768140639448,0.788768140639448,-0.2998852835956847,-0.2988650849370758,-0.9813853709494903,-0.9813853709494903,0.38039596708728063,0.3797670947269333,-0.41405155130278676,-0.41332017703270785,0.39456447152930463,0.3932070866415929,-1.194293146171129,-1.2293053108356686,1.0712850770527966,1.0593098997709474,-1.3589036158623282,-1.3634304434231934];
x2 = [7.746461063126557,7.745975980000646,7.713509132484204,7.7152335724599475,7.743515778171128,7.743934756778704,7.677598227623516,7.676937294903471,7.598974936694249,7.5975746654930445,7.5142087079068745,7.5142087079068745,7.5282269345860175,7.523352192045945,7.643484346835312,7.640282971539643,7.549670188652618,7.553271563846853,7.529251580052116,7.531586256581274,7.473962481548355,7.477059465538647,7.517102175959507,7.512926448531876,7.620726564473168,7.624142556358076,7.33648550291283,7.266666180205973];
y2 = [-0.9987273412475609,-0.9937056507432219,-1.3415400056394258,-1.3407930982538525,-1.0464272889649697,-1.0441509645963776,-1.3576131887248302,-1.3587031621705363,-1.8003437261950315,-1.7995840681545117,-2.093665056832002,-2.093665056832002,-2.1486226904566283,-2.1487479310173225,-1.744227126019039,-1.7465706094018787,-1.9523507834506544,-1.9543903132014375,-2.0777465751328625,-2.081390194368273,-2.1887473850777575,-2.1876228013130476,-2.1512343147296757,-2.153056623402776,-1.6513544404648863,-1.6499861348365297,-2.849426995802474,-3.033580357071155];
x3 = [7.561708413449312,7.560773887537981,7.191835523344201,7.190644870714818,7.541603327115085,7.539588778796839,7.410658984261395,7.412059530224856,6.275706786013657,6.27616271566442,7.045567353513919,7.0435132065055335,7.217992611346931,7.219444541392856];
y3 = [0.7660319732484775,0.7600550901063609,1.738995239852938,1.7379060979493832,0.8680672083880984,0.868068874631897,0.5622050091180331,0.5604896567190081,3.7608578863065465,3.7623754017025877,2.2649958880934205,2.264913997475793,1.6152433031091842,1.6159193944043675];
x4 = [-0.45180356353065176,0.21898031451002642,3.053907058613317,3.0539074918707607,2.3629547680335987,2.3920858598509263,2.1707478034800762,2.8675029519479303,-2.978767219277125,-1.882603700072936,-2.0505671200306144,-2.050582227376156,0.527222377951964,0.8573747195286683,2.0376853598134956,2.428812432125881,1.3818347892759455,3.027462347928391,-0.5524207114521292,-0.5500252075522879,3.028810191065191,3.0288987689345563,-3.188678656744625,-3.0858045798699583,2.9296742291412294,2.9418941394248823,2.670246570541243,2.6704668141107852,2.5062702573987705,2.5062702573987705,2.080499701827816,2.0811292625055007,3.0198023446413194,3.0198023446413194,-2.9972914340402634,-1.7690993826171868,2.8101033487875933,2.8101033487875933,3.0115623177120234,3.0115623177120234,2.9207323457639616,2.9207323457639616,2.942925625731841,0.7189556393196158,3.048062147286013,0.9949576519911103,1.5580552826307472,2.040906663251169,2.048278951093163,2.8933090530879997,3.005622406350494,2.724214403037941,2.9232100716752143,3.035118514419448,3.060079083242794,2.7440678421849927,2.76594705005381,3.0037447884327375,0.8008921665324817,3.0401413666554724,3.0504917676877437,3.0795273190400474,2.9982770126372125,3.0016216180998643,2.992443038202244,2.9957754050588026,3.0638961277146604,3.0668115155330313,3.0308465480798548,3.0001609317883706,3.000150007978768,2.638170101523858,2.6464602735715705,3.002002214311518,3.0028151421946547,2.5223579669211187,2.5223656730943507,3.0151233283708474,3.0151233283708474,3.061871476109816,3.0629381443994683,2.9077768938199666,2.9093888659670384,2.1618854005534978,2.1618854005534978,3.016289534243945,3.016289534243945,2.941845505943243,2.983661138195475,2.749096147391734,2.8007158222912496,1.860334333423653,2.2266637784661625,2.5356265068673833,2.5408203591947847,1.7864256274564763,1.7898712554697243];
y4 = [3.1745694478176723,3.1734975284714455,0.18673413824943186,0.1867271020823697,1.9620870532955026,1.9206722193425059,2.1132345800689962,0.9072643258388274,1.4040122061190645,2.649380148089505,2.5616869313256245,2.563148538760753,-3.07848040218868,-2.987113928660276,2.359761191782826,1.9312523628432894,2.799697108746627,0.4183693704169229,3.173211005209921,3.171053323094363,0.019251897277998708,0.012226923161409269,1.054342786547412,1.3161328912347874,0.9811426688644025,0.9416440703048107,-1.4639511068225532,-1.4635388118281232,1.724308280444621,1.724308280444621,-2.3100736556042887,-2.312130305247219,-0.31101406676454224,-0.31101406676454224,1.414580634087273,2.7582288378982542,1.2789279091238999,1.2789279091238999,0.5299545776093756,0.5299545776093756,1.0080852090596955,1.0080852090596955,-0.9708526784784883,-0.005223120938474697,0.22639454410886758,2.9507429343241554,2.668028429154525,2.330873387804261,2.3239891111619913,-0.9401919289071619,-0.03372150594356085,1.3581320440857707,0.8226275496054695,0.4198386936135779,0.19529490469150002,1.3203292814347565,1.270408484415318,-0.6608441675943558,0.17349708868358155,0.21853522205881049,0.13822915241325073,-0.08709848939393525,0.37506735396636603,0.34958227031742356,0.5138915213128123,0.4878930719034589,0.07294177542164183,0.06744672442098978,-0.5960060968063527,-0.6111500301335231,-0.6115642498713815,1.6455952321480243,1.6353282602134422,-0.5809921858146894,-0.5776687179089084,-1.768412936738337,-1.7684008259048607,-0.6667084141301503,-0.6667084141301503,0.16610218501061572,0.16547785756756406,1.0594834355723517,1.055214193998109,-2.3023828498098906,-2.3023828498098906,0.788412334044936,0.788412334044936,0.8099614161568834,0.6876516892316201,1.8408470889587207,1.7784749885542694,2.6471290578131983,2.393914449904851,2.220075846992919,2.219977517877973,2.7729303094020548,2.772525356578221];
anchorTruth = [2.0833250686940836, -1.8554501980839584, 7.570240385651875, -1.547453711485626, 6.7463577219258335, 2.1461259210349994, 1.2440530280307507, 2.9026115622635];

num1 = length(x1);
[eigval1, eigvec1] = pca([x1'(:),y1'(:)]);
an1 = rad2deg(atan2(eigvec1(2,1), eigvec1(1,1)));
mx1 = mean(x1);
my1 = mean(y1);
em1 = sqrt((mx1 - anchorTruth(1))^2 + (my1 - anchorTruth(2))^2);
s1 = sqrt(eigval1(:,2));
va1 = abs(mod(rad2deg(vectorAngle(eigvec1(:,2)', [mx1 my1])) + 90, 180) - 90);

num2 = length(x2);
[eigval2, eigvec2] = pca([x2'(:),y2'(:)]);
an2 = rad2deg(atan2(eigvec2(2,1), eigvec2(1,1)));
mx2 = mean(x2);
my2 = mean(y2);
em2 = sqrt((mx2 - anchorTruth(3))^2 + (my2 - anchorTruth(4))^2);
s2 = sqrt(eigval2(:,2));
va2 = abs(mod(rad2deg(vectorAngle(eigvec2(:,2)', [mx2 my2])) + 90, 180) - 90);

num3 = length(x3);
[eigval3, eigvec3] = pca([x3'(:),y3'(:)]);
an3 = rad2deg(atan2(eigvec3(2,1), eigvec3(1,1)));
mx3 = mean(x3);
my3 = mean(y3);
em3 = sqrt((mx3 - anchorTruth(5))^2 + (my3 - anchorTruth(6))^2);
s3 = sqrt(eigval3(:,2));
va3 = abs(mod(rad2deg(vectorAngle(eigvec3(:,2)', [mx3 my3])) + 90, 180) - 90);

num4 = length(x4);
[eigval4, eigvec4] = pca([x4'(:),y4'(:)]);
an4 = rad2deg(atan2(eigvec4(2,1), eigvec4(1,1)));
mx4 = mean(x4);
my4 = mean(y4);
em4 = sqrt((mx4 - anchorTruth(7))^2 + (my4 - anchorTruth(8))^2);
s4 = sqrt(eigval4(:,2));
va4 = abs(mod(rad2deg(vectorAngle(eigvec4(:,2)', [mx4 my4])) + 90, 180) - 90);

printf("&&1 (black)&%d&%f&%f&%f&%f\\\\\n",num1, em1*100, s1(1)*100, s1(2)*100, va1);
printf("&&2 (blue)&%d&%f&%f&%f&%f\\\\\n",num2, em2*100, s2(1)*100, s2(2)*100, va2);
printf("&&3 (green)&%d&%f&%f&%f&%f\\\\\n",num3, em3*100, s3(1)*100, s3(2)*100, va3);
printf("&4 (red)&%d&%f&%f&%f&%f\\\\\n",num4, em4*100, s4(1)*100, s4(2)*100, va4);

figure(1);
hold on;

plot(x1,y1,'+k');
drawEllipse([mx1 my1 3*s1(1) 3*s1(2) an1], 'color', 'k');
plot(anchorTruth(1),anchorTruth(2),'xk', 'markersize', 10);

plot(x2,y2,'+b');
drawEllipse([mx2 my2 3*s2(1) 3*s2(2) an2], 'color', 'b');
plot(anchorTruth(3),anchorTruth(4),'xb', 'markersize', 10);

plot(x3,y3,'+', 'color', gr);
drawEllipse([mx3 my3 3*s3(1) 3*s3(2) an3], 'color', gr);
plot(anchorTruth(5),anchorTruth(6),'x', 'color', gr, 'markersize', 10);

plot(x4,y4,'+r');
drawEllipse([mx4 my4 3*s4(1) 3*s4(2) an4], 'color', 'r');
plot(anchorTruth(7),anchorTruth(8),'xr', 'markersize', 10);

%plot([0 mx3],[0 my3],'-', 'color', gr);
%plot([mx3+3*eigvec3(1,2) mx3-3*eigvec3(1,2)],[my3+3*eigvec3(2,2) my3-3*eigvec3(2,2)],'--', 'color', gr);

xlim([x_min x_max]);
ylim([y_min y_max]);
axis("equal");
title("Position of the UWB Anchors");
xlabel("x-Axis [m]");
ylabel("y-Axis [m]");
grid on;
print -depsc trajectories/2024-12-18/anchorPoints.eps
print -depslatex ../../../../ma-thesis/pics/eps/anchorPoints2024_12_18.eps
